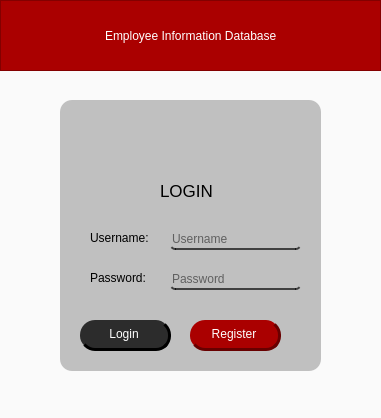
<?xml version="1.0" encoding="UTF-8"?>
<ui version="4.0">
 <class>MainWindow</class>
 <widget class="QMainWindow" name="MainWindow">
  <property name="geometry">
   <rect>
    <x>0</x>
    <y>0</y>
    <width>381</width>
    <height>418</height>
   </rect>
  </property>
  <property name="sizePolicy">
   <sizepolicy hsizetype="Preferred" vsizetype="Preferred">
    <horstretch>0</horstretch>
    <verstretch>0</verstretch>
   </sizepolicy>
  </property>
  <property name="windowTitle">
   <string>Loginform</string>
  </property>
  <property name="windowIcon">
   <iconset resource="icons.qrc">
    <normaloff>:/iconss/header.png</normaloff>:/iconss/header.png</iconset>
  </property>
  <property name="styleSheet">
   <string notr="true">background-color:rgb(250,250,250);
font: 87 8pt &quot;Arial Black&quot;;</string>
  </property>
  <widget class="QWidget" name="centralwidget">
   <widget class="QFrame" name="frame">
    <property name="geometry">
     <rect>
      <x>0</x>
      <y>0</y>
      <width>381</width>
      <height>71</height>
     </rect>
    </property>
    <property name="minimumSize">
     <size>
      <width>0</width>
      <height>0</height>
     </size>
    </property>
    <property name="styleSheet">
     <string notr="true">background-color: rgb(170, 0, 0);
color: rgb(255, 255, 255);
font:  14pt &quot;Arial&quot;;</string>
    </property>
    <property name="frameShape">
     <enum>QFrame::StyledPanel</enum>
    </property>
    <property name="frameShadow">
     <enum>QFrame::Raised</enum>
    </property>
    <layout class="QGridLayout" name="gridLayout">
     <item row="0" column="2">
      <spacer name="horizontalSpacer">
       <property name="orientation">
        <enum>Qt::Horizontal</enum>
       </property>
       <property name="sizeHint" stdset="0">
        <size>
         <width>40</width>
         <height>20</height>
        </size>
       </property>
      </spacer>
     </item>
     <item row="0" column="1">
      <widget class="QLabel" name="label_7">
       <property name="styleSheet">
        <string notr="true"/>
       </property>
       <property name="text">
        <string>Employee Information Database</string>
       </property>
      </widget>
     </item>
     <item row="0" column="0">
      <spacer name="horizontalSpacer_2">
       <property name="orientation">
        <enum>Qt::Horizontal</enum>
       </property>
       <property name="sizeHint" stdset="0">
        <size>
         <width>40</width>
         <height>20</height>
        </size>
       </property>
      </spacer>
     </item>
    </layout>
   </widget>
   <widget class="QFrame" name="frame_2">
    <property name="geometry">
     <rect>
      <x>60</x>
      <y>100</y>
      <width>261</width>
      <height>271</height>
     </rect>
    </property>
    <property name="sizePolicy">
     <sizepolicy hsizetype="Preferred" vsizetype="Preferred">
      <horstretch>0</horstretch>
      <verstretch>0</verstretch>
     </sizepolicy>
    </property>
    <property name="minimumSize">
     <size>
      <width>0</width>
      <height>0</height>
     </size>
    </property>
    <property name="maximumSize">
     <size>
      <width>500</width>
      <height>500</height>
     </size>
    </property>
    <property name="sizeIncrement">
     <size>
      <width>0</width>
      <height>0</height>
     </size>
    </property>
    <property name="styleSheet">
     <string notr="true">*{background-color: rgb(116, 116, 116,110);
border-radius:12px;

}
#label_2{
background:transparent;
font-size: 9pt;
}
#label_4{
background:transparent;
font-size: 13pt;
}
#label_3{
background:transparent;
font-size: 9pt;
}
#pushButton{
background-color: rgb(44, 44, 44);
color: rgb(255, 255, 255);
font: 9pt &quot;Arial&quot;;
border-radius:15px;
display: inline-block;
padding: 0.5em 1em;
text-decoration: none;
border-bottom:3px solid  rgb(0,0,0);
border-right:3px solid  rgb(0,0,0);
}
#pushButton:hover{
background-color: rgb(0, 0, 0,230);


}

#pushButton2{
background-color: rgb(170, 0, 0);
color: rgb(255, 255, 255);
font: 9pt &quot;Arial&quot;;
border-radius:15px;
border-bottom:3px solid rgb(104, 0, 0);
border-right:3px solid  rgb(104, 0, 0);
transition: all 1s;
}
#pushButton2:hover{
background-color: rgb(255, 85, 0);
border-bottom:3px solid  rgb(130, 43, 0);
border-right:3px solid rgb(130, 43, 0);
}
#lineusername{
background:transparent;
border-bottom:2px solid  rgb(0,0,0,170);
border-radius:5px;
font:Arial;
}
#lineusername:hover{
background-color: rgb(186, 186, 186);
}

#linepassword{
background:transparent;
border-bottom:2px solid  rgb(0,0,0,170);
border-radius:5px;
}
#linepassword:hover{
background-color: rgb(186, 186, 186);
}
label_4{
background:transparent;
}
</string>
    </property>
    <property name="frameShape">
     <enum>QFrame::StyledPanel</enum>
    </property>
    <property name="frameShadow">
     <enum>QFrame::Raised</enum>
    </property>
    <widget class="QLabel" name="label_3">
     <property name="geometry">
      <rect>
       <x>30</x>
       <y>170</y>
       <width>81</width>
       <height>16</height>
      </rect>
     </property>
     <property name="text">
      <string>Password:</string>
     </property>
    </widget>
    <widget class="QLineEdit" name="lineusername">
     <property name="geometry">
      <rect>
       <x>110</x>
       <y>130</y>
       <width>131</width>
       <height>20</height>
      </rect>
     </property>
     <property name="styleSheet">
      <string notr="true">font: 10pt &quot;MS Shell Dlg 2&quot;;</string>
     </property>
     <property name="placeholderText">
      <string>Username</string>
     </property>
     <property name="clearButtonEnabled">
      <bool>true</bool>
     </property>
    </widget>
    <widget class="QLineEdit" name="linepassword">
     <property name="geometry">
      <rect>
       <x>110</x>
       <y>170</y>
       <width>131</width>
       <height>20</height>
      </rect>
     </property>
     <property name="styleSheet">
      <string notr="true">font: 10pt &quot;MS Shell Dlg 2&quot;;</string>
     </property>
     <property name="frame">
      <bool>true</bool>
     </property>
     <property name="echoMode">
      <enum>QLineEdit::Password</enum>
     </property>
     <property name="placeholderText">
      <string>Password</string>
     </property>
     <property name="clearButtonEnabled">
      <bool>true</bool>
     </property>
    </widget>
    <widget class="QLabel" name="label_2">
     <property name="geometry">
      <rect>
       <x>30</x>
       <y>130</y>
       <width>81</width>
       <height>16</height>
      </rect>
     </property>
     <property name="styleSheet">
      <string notr="true"/>
     </property>
     <property name="text">
      <string>Username:</string>
     </property>
    </widget>
    <widget class="QPushButton" name="pushButton">
     <property name="geometry">
      <rect>
       <x>20</x>
       <y>220</y>
       <width>91</width>
       <height>31</height>
      </rect>
     </property>
     <property name="sizePolicy">
      <sizepolicy hsizetype="Preferred" vsizetype="Preferred">
       <horstretch>0</horstretch>
       <verstretch>0</verstretch>
      </sizepolicy>
     </property>
     <property name="cursor">
      <cursorShape>PointingHandCursor</cursorShape>
     </property>
     <property name="styleSheet">
      <string notr="true"/>
     </property>
     <property name="text">
      <string>Login</string>
     </property>
    </widget>
    <widget class="QToolButton" name="toolButton">
     <property name="geometry">
      <rect>
       <x>90</x>
       <y>20</y>
       <width>81</width>
       <height>51</height>
      </rect>
     </property>
     <property name="styleSheet">
      <string notr="true">image: url(:/iconss/login_icon.png);
background:transparent;</string>
     </property>
     <property name="text">
      <string/>
     </property>
    </widget>
    <widget class="QLabel" name="label_4">
     <property name="geometry">
      <rect>
       <x>100</x>
       <y>80</y>
       <width>61</width>
       <height>21</height>
      </rect>
     </property>
     <property name="styleSheet">
      <string notr="true">background:transparent;</string>
     </property>
     <property name="text">
      <string>LOGIN</string>
     </property>
    </widget>
    <widget class="QPushButton" name="pushButton2">
     <property name="geometry">
      <rect>
       <x>130</x>
       <y>220</y>
       <width>91</width>
       <height>31</height>
      </rect>
     </property>
     <property name="cursor">
      <cursorShape>PointingHandCursor</cursorShape>
     </property>
     <property name="styleSheet">
      <string notr="true"/>
     </property>
     <property name="text">
      <string>Register</string>
     </property>
    </widget>
   </widget>
  </widget>
 </widget>
 <resources>
  <include location="icons.qrc"/>
 </resources>
 <connections/>
</ui>
